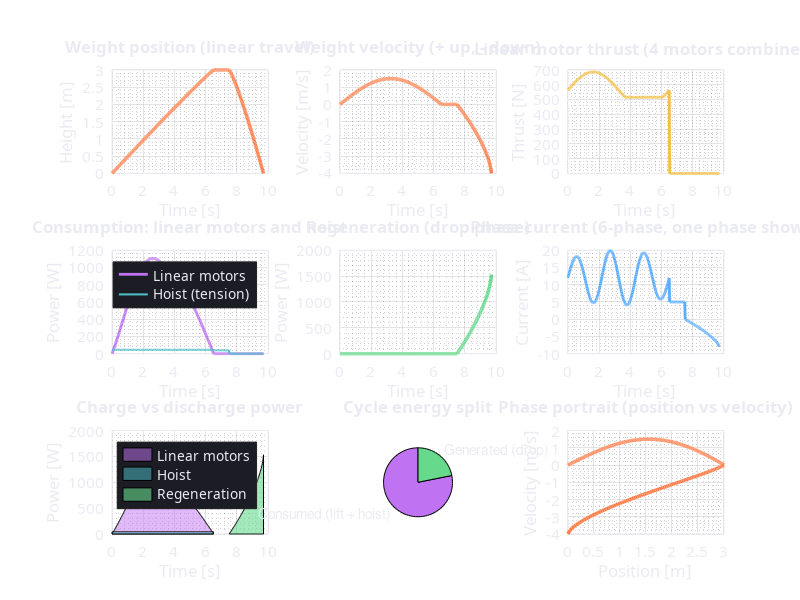

MATLAB code for this plot: (Note: this script raises an error after producing the figure.)
% PLOT_HALBACH_GRAVITY_RESULTS  Plausible simulation for Electromagnetic (Halbach) Gravitational Energy Storage.
%
% System: 4 tubular linear motors (6-phase, Halbach array) lift weight; hoist drum maintains rope tension.
% Cycle: lift (thrust + tension) -> brief hold -> drop (regeneration).
% Run:  plot_halbach_gravity_results

function plot_halbach_gravity_results()

%% Dark mode colors
BG   = [0.11 0.11 0.14];
FG   = [0.92 0.92 0.95];
GRID = [0.28 0.28 0.32];
C1   = [0.35 0.68 1.00];   % blue
C2   = [1.00 0.50 0.30];   % orange - weight / thrust
C3   = [0.40 0.85 0.55];   % green - generation
C4   = [0.75 0.45 0.95];   % purple - consumption
C5   = [0.95 0.75 0.25];   % gold
C6   = [0.30 0.75 0.78];   % teal
CGRAY = [0.50 0.50 0.55];

%% System parameters
% 4 tubular linear motors (Halbach array) provide thrust; hoist motor maintains rope tension
m_weight = 50;    % kg — lifted mass (same as analysis m_common)
H_max    = 3;     % m — lift height (same as analysis comparison)
g        = 9.81;
T_lift   = 6.5;   % s — lift duration (thrust phase)
T_hold   = 1.0;   % s — brief hold at top
T_drop   = 2.2;   % s — drop (regeneration)
T_tot    = T_lift + T_hold + T_drop;
N        = 400;
t        = linspace(0, T_tot, N);

%% Phase 1: Lift (0 to T_lift) — linear motors thrust, hoist maintains tension
ix_lift = t <= T_lift;
t_lift  = t(ix_lift);
tau_l   = t_lift / T_lift;
% Height: 0 -> H_max (smooth, constant thrust feel)
h_weight = zeros(size(t));
h_weight(ix_lift) = H_max * (1 - (1 - tau_l).^1.05);
% Velocity: ramp up, then steady, then ramp down (typical linear motor profile)
v_lift_max = 1.5;
v_weight = zeros(size(t));
v_weight(ix_lift) = v_lift_max * sin(pi * tau_l);  % smooth start and stop
% Thrust force (4 motors): overcome gravity + accelerate; steady mid-stroke
F_gravity = m_weight * g;
thrust = zeros(size(t));
thrust(ix_lift) = F_gravity * (1.15 + 0.25 * sin(2*pi*tau_l));  % slight variation with position (flux)
thrust(ix_lift) = max(thrust(ix_lift), F_gravity * 1.05);
% Power: linear motors (thrust * velocity) + hoist (tension maintenance, ~constant)
P_linear = zeros(size(t));
P_linear(ix_lift) = thrust(ix_lift) .* v_weight(ix_lift);
eta_lift = 0.82;  % motor efficiency
P_linear_elec = zeros(size(t));
P_linear_elec(ix_lift) = P_linear(ix_lift) / eta_lift;
% Hoist drum: maintains tension (high stall torque, low speed) — small constant draw
P_hoist = zeros(size(t));
P_hoist(ix_lift) = 45;  % W — tension only
% 6-phase "effective current" proxy (sinusoidal, phase-shifted feel — one phase shown)
phase_angle = 2*pi * 3 * tau_l;  % multiple periods over stroke
I_phase1 = zeros(size(t));
I_phase1(ix_lift) = 12 + 8 * sin(phase_angle) .* (0.7 + 0.3*sin(pi*tau_l));

%% Phase 2: Hold (T_lift to T_lift + T_hold)
ix_hold = t > T_lift & t <= T_lift + T_hold;
h_weight(ix_hold) = H_max;
v_weight(ix_hold) = 0;
thrust(ix_hold) = 0;
P_linear(ix_hold) = 0;
P_linear_elec(ix_hold) = 0;
P_hoist(ix_hold) = 40;  % still holding tension
I_phase1(ix_hold) = 5;

%% Phase 3: Drop (T_lift + T_hold to end) — weight descends, regeneration
ix_drop = t > T_lift + T_hold;
t_drop  = t(ix_drop) - (T_lift + T_hold);
tau_d   = t_drop / T_drop;
tau_d   = min(max(tau_d, 0), 1);
% Height: H_max -> 0
h_weight(ix_drop) = H_max * (1 - tau_d.^1.2);
h_weight(ix_drop) = max(real(h_weight(ix_drop)), 0);
% Velocity: increase then plateau (generator loading)
v_drop_max = 4.0;
v_weight(ix_drop) = -v_drop_max * (1 - (1 - tau_d).^0.65);
v_weight(ix_drop) = real(v_weight(ix_drop));
% Regeneration: linear motors as generators or separate generator
eta_gen = 0.78;
P_mech_drop = m_weight * g * (-v_weight(ix_drop));
P_gen = zeros(size(t));
P_gen(ix_drop) = eta_gen * P_mech_drop;
P_gen(ix_drop) = max(P_gen(ix_drop), 0);
P_hoist(ix_drop) = 0;
thrust(ix_drop) = 0;
I_phase1(ix_drop) = -8 * (1 - (1 - tau_d).^0.7);  % regenerative current (negative convention)

%% Combined electrical
P_cons = P_linear_elec + P_hoist;
E_cons_cum = cumtrapz(t, P_cons);
E_gen_cum  = cumtrapz(t, P_gen);
E_net_cum  = E_gen_cum - E_cons_cum;
round_trip_eff = 100 * E_gen_cum(end) / (E_cons_cum(end) + 1e-9);

%% Apply dark theme
set(0, 'DefaultFigureColor', BG);
set(0, 'DefaultAxesColor', BG);
set(0, 'DefaultAxesXColor', FG);
set(0, 'DefaultAxesYColor', FG);
set(0, 'DefaultAxesZColor', FG);
set(0, 'DefaultTextColor', FG);
set(0, 'DefaultAxesFontSize', 11);
set(0, 'DefaultAxesFontName', 'Segoe UI');
set(0, 'DefaultAxesGridColor', GRID);
set(0, 'DefaultAxesMinorGridColor', GRID);

%% ----- Figure 1: Time-Series -----
fig1 = figure('Name', 'Halbach Gravity Storage — Time-Series', 'Position', [80, 60, 1280, 840], 'Color', BG);

subplot(3, 3, 1);
plot(t, h_weight, '-', 'Color', C2, 'LineWidth', 2.5);
set(gca, 'Color', BG, 'XColor', FG, 'YColor', FG);
xlabel('Time [s]', 'Color', FG); ylabel('Height [m]', 'Color', FG);
title('Weight position (linear travel)', 'Color', FG);
grid on; grid minor;

subplot(3, 3, 2);
plot(t, v_weight, '-', 'Color', C2, 'LineWidth', 2.5);
set(gca, 'Color', BG, 'XColor', FG, 'YColor', FG);
xlabel('Time [s]', 'Color', FG); ylabel('Velocity [m/s]', 'Color', FG);
title('Weight velocity (+ up, - down)', 'Color', FG);
grid on; grid minor;

subplot(3, 3, 3);
plot(t, thrust, '-', 'Color', C5, 'LineWidth', 2);
set(gca, 'Color', BG, 'XColor', FG, 'YColor', FG);
xlabel('Time [s]', 'Color', FG); ylabel('Thrust [N]', 'Color', FG);
title('Linear motor thrust (4 motors combined)', 'Color', FG);
grid on; grid minor;

subplot(3, 3, 4);
plot(t, P_linear_elec, '-', 'Color', C4, 'LineWidth', 2);
hold on;
plot(t, P_hoist, '-', 'Color', C6, 'LineWidth', 1.5);
set(gca, 'Color', BG, 'XColor', FG, 'YColor', FG);
xlabel('Time [s]', 'Color', FG); ylabel('Power [W]', 'Color', FG);
title('Consumption: linear motors and hoist', 'Color', FG);
legend('Linear motors', 'Hoist (tension)', 'Location', 'best', 'TextColor', FG);
grid on; grid minor; hold off;

subplot(3, 3, 5);
plot(t, P_gen, '-', 'Color', C3, 'LineWidth', 2.5);
set(gca, 'Color', BG, 'XColor', FG, 'YColor', FG);
xlabel('Time [s]', 'Color', FG); ylabel('Power [W]', 'Color', FG);
title('Regeneration (drop phase)', 'Color', FG);
grid on; grid minor;

subplot(3, 3, 6);
plot(t, I_phase1, '-', 'Color', C1, 'LineWidth', 2);
set(gca, 'Color', BG, 'XColor', FG, 'YColor', FG);
xlabel('Time [s]', 'Color', FG); ylabel('Current [A]', 'Color', FG);
title('Phase current (6-phase, one phase shown)', 'Color', FG);
grid on; grid minor;

subplot(3, 3, 7);
area(t(ix_lift), P_linear_elec(ix_lift), 'FaceColor', C4, 'FaceAlpha', 0.5);
hold on;
area(t(ix_lift), P_hoist(ix_lift), 'FaceColor', C6, 'FaceAlpha', 0.5);
area(t(ix_drop), P_gen(ix_drop), 'FaceColor', C3, 'FaceAlpha', 0.6);
set(gca, 'Color', BG, 'XColor', FG, 'YColor', FG);
xlabel('Time [s]', 'Color', FG); ylabel('Power [W]', 'Color', FG);
title('Charge vs discharge power', 'Color', FG);
legend('Linear motors', 'Hoist', 'Regeneration', 'Location', 'best', 'TextColor', FG);
grid on; grid minor; hold off;

subplot(3, 3, 8);
pie_vals = [real(E_cons_cum(end)), real(E_gen_cum(end))];
pie_vals = max(abs(pie_vals), 0.1);
pie(double(pie_vals), {'Consumed (lift + hoist)', 'Generated (drop)'});
colormap(gca, [C4; C3]);
title('Cycle energy split', 'Color', FG);

subplot(3, 3, 9);
plot(h_weight, v_weight, '-', 'Color', C2, 'LineWidth', 2.5);
set(gca, 'Color', BG, 'XColor', FG, 'YColor', FG);
xlabel('Position [m]', 'Color', FG); ylabel('Velocity [m/s]', 'Color', FG);
title('Phase portrait (position vs velocity)', 'Color', FG);
grid on; grid minor;

sgtitle(fig1, 'Electromagnetic (Halbach) Gravitational Energy Storage — Time-Series', 'Color', FG, 'FontSize', 16, 'FontWeight', 'bold');

%% ----- Figure 2: Energy and thrust -----
fig2 = figure('Name', 'Halbach Gravity Storage — Energy Analysis', 'Position', [120, 100, 1000, 520], 'Color', BG);

subplot(2, 2, 1);
b = bar([E_cons_cum(end), E_gen_cum(end), E_net_cum(end)], 'FaceColor', 'flat');
b.CData = [C4; C3; C5];
set(gca, 'Color', BG, 'XColor', FG, 'YColor', FG);
set(gca, 'XTickLabel', {'Consumed', 'Generated', 'Net'});
ylabel('Energy [J]', 'Color', FG);
title('One-cycle energy balance', 'Color', FG);
grid on; grid minor;

subplot(2, 2, 2);
plot(t, E_net_cum, '-', 'Color', C5, 'LineWidth', 2.5);
set(gca, 'Color', BG, 'XColor', FG, 'YColor', FG);
xlabel('Time [s]', 'Color', FG); ylabel('Net energy [J]', 'Color', FG);
title('Net cumulative energy', 'Color', FG);
grid on; grid minor;

subplot(2, 2, 3);
bar(1, round_trip_eff, 'FaceColor', C3);
set(gca, 'Color', BG, 'XColor', FG, 'YColor', FG);
set(gca, 'XTick', 1, 'XTickLabel', 'Round-trip');
ylabel('Efficiency [%]', 'Color', FG);
title('Round-trip efficiency', 'Color', FG);
ylim([0 100]);
grid on; grid minor;

subplot(2, 2, 4);
plot(h_weight(ix_lift), thrust(ix_lift), '-', 'Color', C5, 'LineWidth', 2);
set(gca, 'Color', BG, 'XColor', FG, 'YColor', FG);
xlabel('Position [m]', 'Color', FG); ylabel('Thrust [N]', 'Color', FG);
title('Thrust vs position (lift phase)', 'Color', FG);
grid on; grid minor;

sgtitle(fig2, 'Electromagnetic (Halbach) Gravitational Energy Storage — Energy Analysis', 'Color', FG, 'FontSize', 16, 'FontWeight', 'bold');

%% ----- Summary table -----
row_names = {
    'Weight mass'
    'Lift height (travel)'
    'Lift duration'
    'Hold duration'
    'Drop duration'
    'Energy consumed (motors + hoist)'
    'Energy generated (drop)'
    'Net energy (cycle)'
    'Peak linear motor power'
    'Hoist power (tension)'
    'Peak regeneration power'
    'Round-trip efficiency'
};
row_vals = {
    sprintf('%.0f', m_weight)
    sprintf('%.1f', H_max)
    sprintf('%.2f', T_lift)
    sprintf('%.2f', T_hold)
    sprintf('%.2f', T_drop)
    sprintf('%.1f', E_cons_cum(end))
    sprintf('%.1f', E_gen_cum(end))
    sprintf('%.1f', E_net_cum(end))
    sprintf('%.0f', max(P_linear_elec))
    sprintf('%.0f', max(P_hoist))
    sprintf('%.0f', max(P_gen))
    sprintf('%.1f', round_trip_eff)
};
row_units = {'kg'; 'm'; 's'; 's'; 's'; 'J'; 'J'; 'J'; 'W'; 'W'; 'W'; '%'};

fig3 = figure('Name', 'Halbach Gravity Storage — Summary', 'Position', [200, 120, 640, 540], 'Color', BG);
uit = uitable(fig3, 'Data', [row_names, row_vals, row_units], ...
    'ColumnName', {'Quantity', 'Value', 'Unit'}, ...
    'ColumnWidth', {280, 120, 60}, 'FontSize', 10, 'FontName', 'Segoe UI');
uit.Position = [20, 50, 600, 450];
uit.BackgroundColor = repmat([BG; 0.16 0.16 0.20], 6, 1);
uit.ForegroundColor = FG;
annotation('textbox', [0.1 0.92 0.8 0.06], 'String', 'Electromagnetic (Halbach) Gravitational Energy Storage — Summary', ...
    'FontSize', 14, 'FontWeight', 'bold', 'EdgeColor', 'none', 'HorizontalAlignment', 'center', 'Color', FG);

%% Reset defaults
set(0, 'DefaultFigureColor', 'remove');
set(0, 'DefaultAxesColor', 'remove');
set(0, 'DefaultAxesXColor', 'remove');
set(0, 'DefaultAxesYColor', 'remove');
set(0, 'DefaultAxesZColor', 'remove');
set(0, 'DefaultTextColor', 'remove');
set(0, 'DefaultAxesGridColor', 'remove');
set(0, 'DefaultAxesMinorGridColor', 'remove');

end
